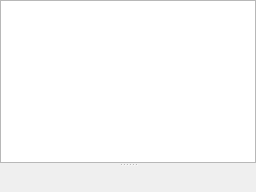
      <widget class="QWidget" name="page_data_in_code">
       <layout class="QVBoxLayout" name="verticalLayout_41">
        <property name="leftMargin">
         <number>0</number>
        </property>
        <property name="topMargin">
         <number>0</number>
        </property>
        <property name="rightMargin">
         <number>0</number>
        </property>
        <property name="bottomMargin">
         <number>0</number>
        </property>
        <item>
         <widget class="QSplitter" name="splitter_18">
          <property name="orientation">
           <enum>Qt::Vertical</enum>
          </property>
          <widget class="QTableWidget" name="tableWidget_data_in_code">
           <property name="editTriggers">
            <set>QAbstractItemView::NoEditTriggers</set>
           </property>
           <property name="selectionMode">
            <enum>QAbstractItemView::SingleSelection</enum>
           </property>
           <property name="selectionBehavior">
            <enum>QAbstractItemView::SelectRows</enum>
           </property>
           <attribute name="horizontalHeaderVisible">
            <bool>false</bool>
           </attribute>
           <attribute name="verticalHeaderVisible">
            <bool>false</bool>
           </attribute>
           <attribute name="verticalHeaderDefaultSectionSize">
            <number>24</number>
           </attribute>
          </widget>
          <widget class="ToolsWidget" name="widgetHex_data_in_code" native="true"/>
         </widget>
        </item>
       </layout>
      </widget>
